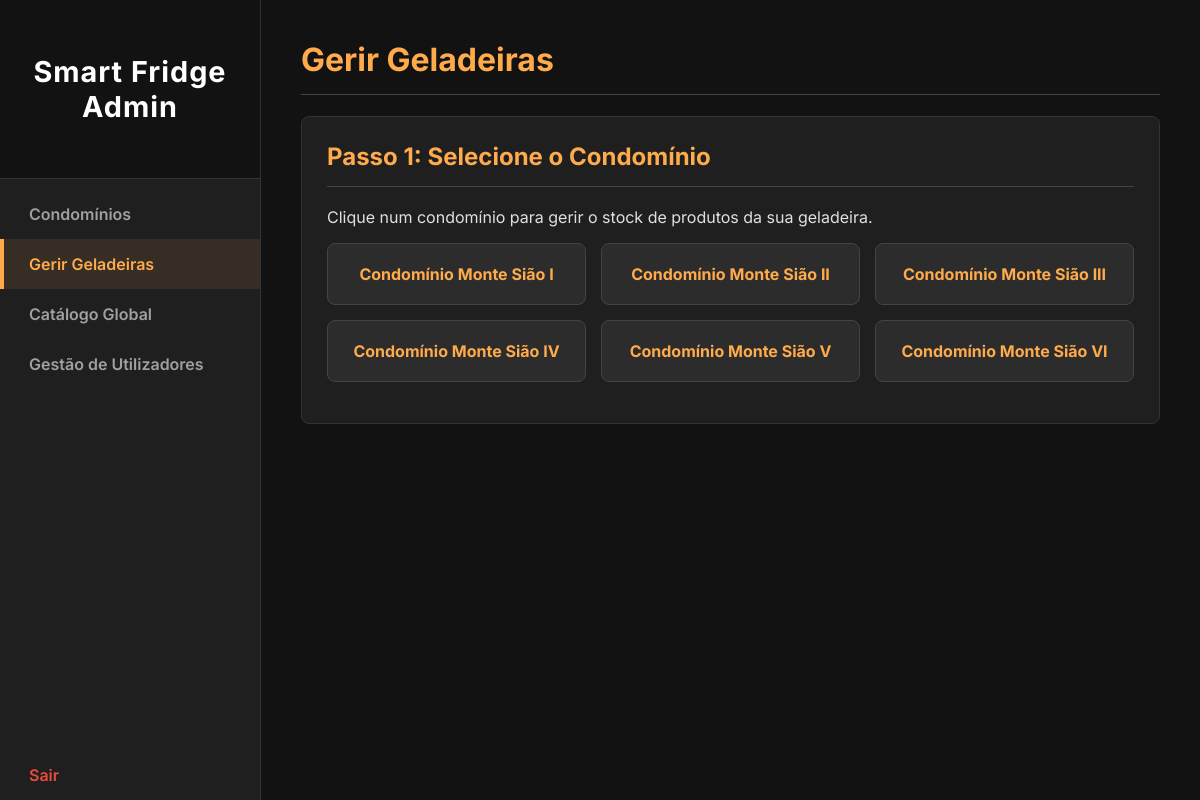
The page /admin/geladeiras (signed in) on the database as committed earlier.
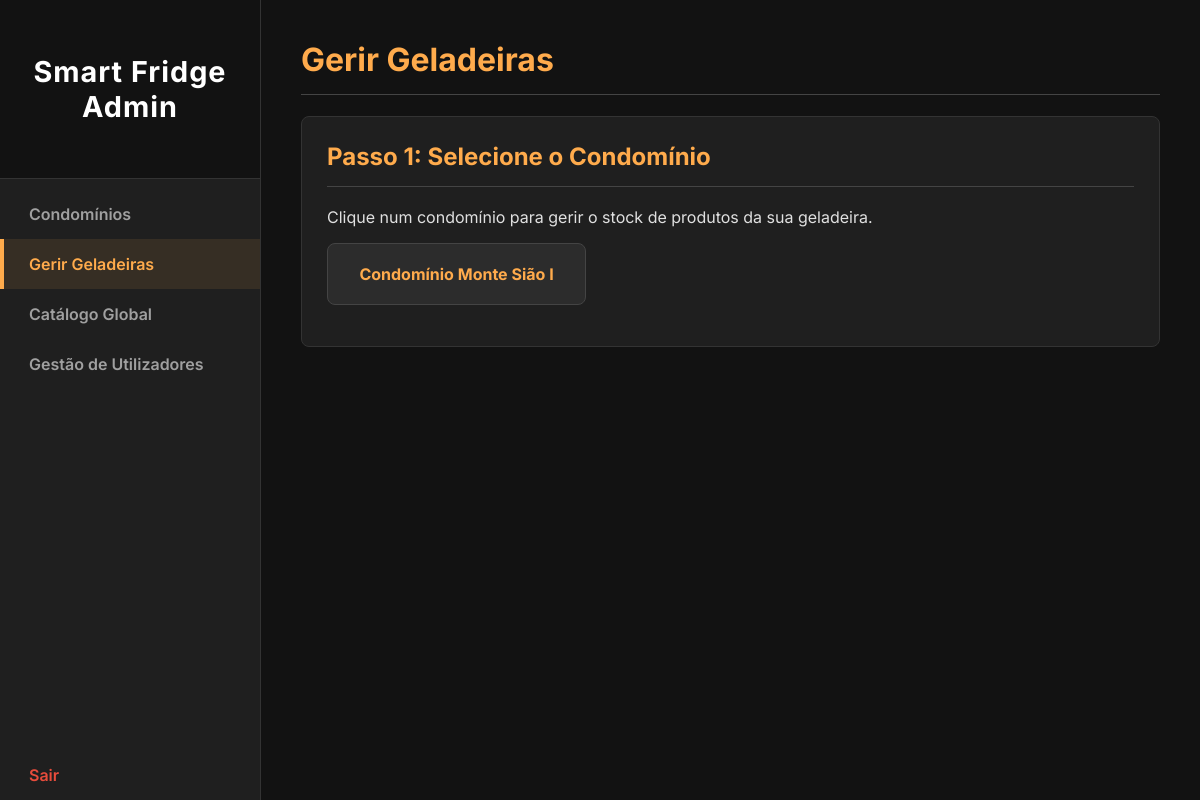
The same page on the database as committed later.
### models.py (models this page shows)
class Condominio(db.Model):
    __tablename__ = 'condominio'
    id = db.Column(db.Integer, primary_key=True)
    name = db.Column(db.String(150), nullable=False, unique=True)
    responsible_name = db.Column(db.String(150))
    inventory = db.relationship('Inventory', backref='condominio', lazy=True, cascade="all, delete-orphan")

### app.py (the view)
@app.route('/admin/geladeiras')
@login_required
def selecionar_geladeira():
    if not current_user.is_admin: return redirect(url_for('user_dashboard'))
    condominios = Condominio.query.order_by(Condominio.name).all()
    return render_template('selecionar_geladeira.html', condominios=condominios)

### app.py (called while the page is built)
@login_manager.user_loader
def load_user(user_id):
    return User.query.get(int(user_id))

### templates/selecionar_geladeira.html (shortened to what this page needs)
<!DOCTYPE html>
<html lang="pt-br">
<head>
    <link rel="stylesheet" href="{{ url_for('static', filename='admin_style.css') }}">
</head>
<body>
    <div class="wrapper">
        <nav class="sidebar">
            <div class="sidebar-header"><h3 class="logo-text">Smart Fridge Admin</h3></div>
            <ul>
                <li><a href="{{ url_for('gerenciar_condominios') }}">Condomínios</a></li>
                <li><a href="{{ url_for('selecionar_geladeira') }}" class="active">Gerir Geladeiras</a></li>
                <li><a href="{{ url_for('gerenciar_catalogo') }}">Catálogo Global</a></li>
                <li><a href="{{ url_for('gerenciar_utilizadores') }}">Gestão de Utilizadores</a></li>
                <li><a href="{{ url_for('logout') }}" class="logout-link">Sair</a></li>
            </ul>
        </nav>
        <main class="main-content">
            <h1>Gerir Geladeiras</h1>
            <div class="card">
                <h2>Passo 1: Selecione o Condomínio</h2>
                {% if condominios %}
                    <p>Clique num condomínio para gerir o stock de produtos da sua geladeira.</p>
                    <ul class="condo-list">
                        {% for condo in condominios %}
                            <li><a href="{{ url_for('gerir_geladeira', condo_id=condo.id) }}">{{ condo.name }}</a></li>
                        {% endfor %}
                    </ul>
                {% else %}
                    <div class="empty-state">
                        <h2>Nenhum Condomínio Encontrado</h2>
                        <p>Para gerir o stock de uma geladeira, primeiro precisa de criar um condomínio.</p>
                        <a href="{{ url_for('gerenciar_condominios') }}" class="button">Adicionar Condomínio</a>
                    </div>
                {% endif %}
            </div>
        </main>
    </div>
</body>
</html>

Rows that differ between the two databases and show on the page:
removed Condominio: name "Condomínio Monte Sião II"
removed Condominio: name "Condomínio Monte Sião III"
removed Condominio: name "Condomínio Monte Sião IV"
removed Condominio: name "Condomínio Monte Sião V"
removed Condominio: name "Condomínio Monte Sião VI"
